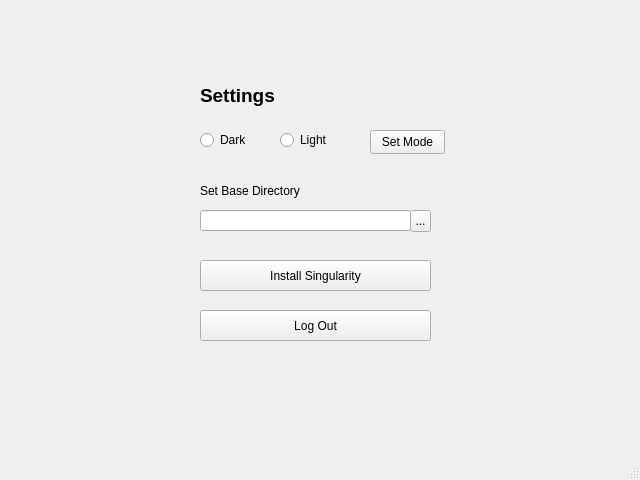
<?xml version="1.0" encoding="UTF-8"?>
<ui version="4.0">
 <class>MainWindow</class>
 <widget class="QMainWindow" name="MainWindow">
  <property name="geometry">
   <rect>
    <x>0</x>
    <y>0</y>
    <width>640</width>
    <height>480</height>
   </rect>
  </property>
  <property name="windowTitle">
   <string>MainWindow</string>
  </property>
  <widget class="QWidget" name="centralwidget">
   <widget class="QLabel" name="label_3">
    <property name="geometry">
     <rect>
      <x>200</x>
      <y>180</y>
      <width>271</width>
      <height>21</height>
     </rect>
    </property>
    <property name="text">
     <string>Set Base Directory</string>
    </property>
   </widget>
   <widget class="QPushButton" name="pushButton">
    <property name="geometry">
     <rect>
      <x>200</x>
      <y>260</y>
      <width>231</width>
      <height>31</height>
     </rect>
    </property>
    <property name="text">
     <string>Install Singularity</string>
    </property>
   </widget>
   <widget class="QLineEdit" name="lineEdit">
    <property name="geometry">
     <rect>
      <x>200</x>
      <y>210</y>
      <width>211</width>
      <height>21</height>
     </rect>
    </property>
   </widget>
   <widget class="QLabel" name="label_2">
    <property name="geometry">
     <rect>
      <x>200</x>
      <y>70</y>
      <width>271</width>
      <height>51</height>
     </rect>
    </property>
    <property name="text">
     <string>&lt;html&gt;&lt;head/&gt;&lt;body&gt;&lt;p&gt;&lt;span style=&quot; font-size:14pt; font-weight:700;&quot;&gt;Settings&lt;/span&gt;&lt;/p&gt;&lt;/body&gt;&lt;/html&gt;</string>
    </property>
   </widget>
   <widget class="QRadioButton" name="radioButton">
    <property name="geometry">
     <rect>
      <x>200</x>
      <y>130</y>
      <width>92</width>
      <height>20</height>
     </rect>
    </property>
    <property name="text">
     <string>Dark</string>
    </property>
   </widget>
   <widget class="QRadioButton" name="radioButton_2">
    <property name="geometry">
     <rect>
      <x>280</x>
      <y>130</y>
      <width>92</width>
      <height>20</height>
     </rect>
    </property>
    <property name="text">
     <string>Light</string>
    </property>
   </widget>
   <widget class="QPushButton" name="pushButton_2">
    <property name="geometry">
     <rect>
      <x>370</x>
      <y>130</y>
      <width>75</width>
      <height>24</height>
     </rect>
    </property>
    <property name="text">
     <string>Set Mode</string>
    </property>
   </widget>
   <widget class="QToolButton" name="toolButton">
    <property name="geometry">
     <rect>
      <x>410</x>
      <y>210</y>
      <width>21</width>
      <height>22</height>
     </rect>
    </property>
    <property name="text">
     <string>...</string>
    </property>
   </widget>
   <widget class="QPushButton" name="pushButton_3">
    <property name="geometry">
     <rect>
      <x>200</x>
      <y>310</y>
      <width>231</width>
      <height>31</height>
     </rect>
    </property>
    <property name="text">
     <string>Log Out</string>
    </property>
   </widget>
  </widget>
  <widget class="QMenuBar" name="menubar">
   <property name="geometry">
    <rect>
     <x>0</x>
     <y>0</y>
     <width>640</width>
     <height>33</height>
    </rect>
   </property>
  </widget>
  <widget class="QStatusBar" name="statusbar"/>
 </widget>
 <resources/>
 <connections/>
</ui>
